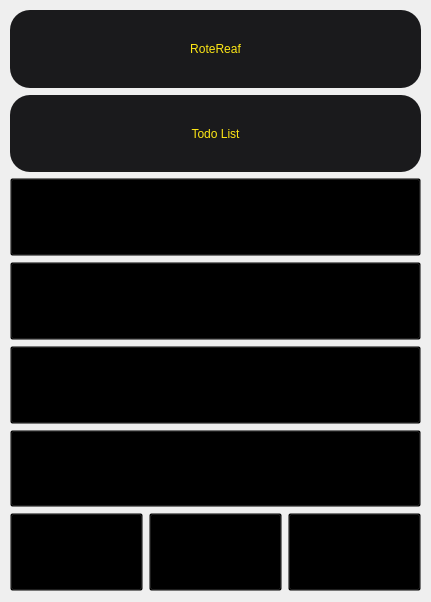
<?xml version="1.0" encoding="UTF-8"?>
<ui version="4.0">
 <class>MainWindow</class>
 <widget class="QMainWindow" name="MainWindow">
  <property name="geometry">
   <rect>
    <x>0</x>
    <y>0</y>
    <width>431</width>
    <height>602</height>
   </rect>
  </property>
  <property name="windowTitle">
   <string>MainWindow</string>
  </property>
  <widget class="QWidget" name="centralwidget">
   <property name="styleSheet">
    <string notr="true">background: transparent;</string>
   </property>
   <widget class="QWidget" name="verticalLayoutWidget">
    <property name="geometry">
     <rect>
      <x>0</x>
      <y>0</y>
      <width>431</width>
      <height>601</height>
     </rect>
    </property>
    <layout class="QVBoxLayout" name="verticalLayout">
     <item>
      <widget class="QFrame" name="frame">
       <property name="autoFillBackground">
        <bool>false</bool>
       </property>
       <property name="styleSheet">
        <string notr="true">QPushButton{
border-radius: 20px;
background-color: #1a1a1c;
color:#FEE715;
font: 28px &quot;Franklin Gothic Book&quot;;
};
</string>
       </property>
       <property name="frameShape">
        <enum>QFrame::StyledPanel</enum>
       </property>
       <property name="frameShadow">
        <enum>QFrame::Raised</enum>
       </property>
       <layout class="QGridLayout" name="gridLayout">
        <item row="6" column="0" colspan="3">
         <widget class="QPushButton" name="pushButton_6">
          <property name="sizePolicy">
           <sizepolicy hsizetype="Minimum" vsizetype="Expanding">
            <horstretch>0</horstretch>
            <verstretch>0</verstretch>
           </sizepolicy>
          </property>
          <property name="text">
           <string>Calculator</string>
          </property>
         </widget>
        </item>
        <item row="7" column="0">
         <widget class="QPushButton" name="pushButton_7">
          <property name="sizePolicy">
           <sizepolicy hsizetype="Minimum" vsizetype="Expanding">
            <horstretch>0</horstretch>
            <verstretch>0</verstretch>
           </sizepolicy>
          </property>
          <property name="text">
           <string>Dark</string>
          </property>
         </widget>
        </item>
        <item row="7" column="1">
         <widget class="QPushButton" name="pushButton_8">
          <property name="sizePolicy">
           <sizepolicy hsizetype="Minimum" vsizetype="Expanding">
            <horstretch>0</horstretch>
            <verstretch>0</verstretch>
           </sizepolicy>
          </property>
          <property name="text">
           <string>Light</string>
          </property>
         </widget>
        </item>
        <item row="7" column="2">
         <widget class="QPushButton" name="pushButton_9">
          <property name="sizePolicy">
           <sizepolicy hsizetype="Minimum" vsizetype="Expanding">
            <horstretch>0</horstretch>
            <verstretch>0</verstretch>
           </sizepolicy>
          </property>
          <property name="text">
           <string>Solar</string>
          </property>
         </widget>
        </item>
        <item row="3" column="0" colspan="3">
         <widget class="QPushButton" name="pushButton_3">
          <property name="sizePolicy">
           <sizepolicy hsizetype="Minimum" vsizetype="Expanding">
            <horstretch>0</horstretch>
            <verstretch>0</verstretch>
           </sizepolicy>
          </property>
          <property name="text">
           <string>Pomodoro</string>
          </property>
         </widget>
        </item>
        <item row="0" column="0" colspan="3">
         <widget class="QFrame" name="frame_2">
          <property name="sizePolicy">
           <sizepolicy hsizetype="Expanding" vsizetype="Expanding">
            <horstretch>0</horstretch>
            <verstretch>0</verstretch>
           </sizepolicy>
          </property>
          <property name="styleSheet">
           <string notr="true">border-radius: 20px;background-color: #1a1a1c;color:#FEE715;
font: 28pt &quot;Glacial Indifference&quot;;</string>
          </property>
          <property name="frameShape">
           <enum>QFrame::StyledPanel</enum>
          </property>
          <property name="frameShadow">
           <enum>QFrame::Raised</enum>
          </property>
          <layout class="QHBoxLayout" name="horizontalLayout">
           <item>
            <widget class="QPushButton" name="pushButton_10">
             <property name="sizePolicy">
              <sizepolicy hsizetype="Minimum" vsizetype="Expanding">
               <horstretch>0</horstretch>
               <verstretch>0</verstretch>
              </sizepolicy>
             </property>
             <property name="text">
              <string/>
             </property>
             <property name="icon">
              <iconset>
               <normaloff>C:/Users/Salik/Downloads/menu.png</normaloff>C:/Users/Salik/Downloads/menu.png</iconset>
             </property>
             <property name="iconSize">
              <size>
               <width>30</width>
               <height>30</height>
              </size>
             </property>
            </widget>
           </item>
           <item>
            <widget class="QLabel" name="label">
             <property name="styleSheet">
              <string notr="true">border-radius: 20px;background-color: #1a1a1c;color:#FEE715;
font: 22pt &quot;Glacial Indifference&quot;;</string>
             </property>
             <property name="text">
              <string>RoteReaf</string>
             </property>
             <property name="alignment">
              <set>Qt::AlignCenter</set>
             </property>
            </widget>
           </item>
           <item>
            <widget class="QPushButton" name="pushButton_11">
             <property name="sizePolicy">
              <sizepolicy hsizetype="Minimum" vsizetype="Expanding">
               <horstretch>0</horstretch>
               <verstretch>0</verstretch>
              </sizepolicy>
             </property>
             <property name="text">
              <string/>
             </property>
             <property name="icon">
              <iconset>
               <normaloff>C:/Users/Salik/Downloads/cancel (1).png</normaloff>C:/Users/Salik/Downloads/cancel (1).png</iconset>
             </property>
             <property name="iconSize">
              <size>
               <width>30</width>
               <height>30</height>
              </size>
             </property>
            </widget>
           </item>
          </layout>
         </widget>
        </item>
        <item row="1" column="0">
         <spacer name="verticalSpacer">
          <property name="orientation">
           <enum>Qt::Vertical</enum>
          </property>
          <property name="sizeType">
           <enum>QSizePolicy::Fixed</enum>
          </property>
          <property name="sizeHint" stdset="0">
           <size>
            <width>1</width>
            <height>1</height>
           </size>
          </property>
         </spacer>
        </item>
        <item row="5" column="0" colspan="3">
         <widget class="QPushButton" name="pushButton_5">
          <property name="sizePolicy">
           <sizepolicy hsizetype="Minimum" vsizetype="Expanding">
            <horstretch>0</horstretch>
            <verstretch>0</verstretch>
           </sizepolicy>
          </property>
          <property name="text">
           <string>Wikipedia</string>
          </property>
         </widget>
        </item>
        <item row="4" column="0" colspan="3">
         <widget class="QPushButton" name="pushButton_4">
          <property name="sizePolicy">
           <sizepolicy hsizetype="Minimum" vsizetype="Expanding">
            <horstretch>0</horstretch>
            <verstretch>0</verstretch>
           </sizepolicy>
          </property>
          <property name="text">
           <string>Translation</string>
          </property>
         </widget>
        </item>
        <item row="2" column="0" colspan="3">
         <widget class="QPushButton" name="pushButton_2">
          <property name="sizePolicy">
           <sizepolicy hsizetype="Minimum" vsizetype="Expanding">
            <horstretch>0</horstretch>
            <verstretch>0</verstretch>
           </sizepolicy>
          </property>
          <property name="styleSheet">
           <string notr="true">border-radius: 20px;
background-color: #1a1a1c;
color:#FEE715;
font: 28px &quot;Franklin Gothic Book&quot;;</string>
          </property>
          <property name="text">
           <string>Todo List</string>
          </property>
         </widget>
        </item>
       </layout>
      </widget>
     </item>
    </layout>
   </widget>
  </widget>
 </widget>
 <resources/>
 <connections/>
</ui>
